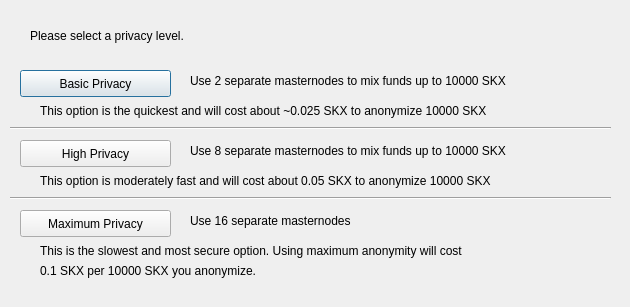
<?xml version="1.0" encoding="UTF-8"?>
<ui version="4.0">
 <class>ObfuscationConfig</class>
 <widget class="QDialog" name="ObfuscationConfig">
  <property name="geometry">
   <rect>
    <x>0</x>
    <y>0</y>
    <width>630</width>
    <height>307</height>
   </rect>
  </property>
  <property name="windowTitle">
   <string>Configure Obfuscation</string>
  </property>
  <widget class="QPushButton" name="buttonBasic">
   <property name="geometry">
    <rect>
     <x>20</x>
     <y>70</y>
     <width>151</width>
     <height>27</height>
    </rect>
   </property>
   <property name="text">
    <string>Basic Privacy</string>
   </property>
  </widget>
  <widget class="QPushButton" name="buttonHigh">
   <property name="geometry">
    <rect>
     <x>20</x>
     <y>140</y>
     <width>151</width>
     <height>27</height>
    </rect>
   </property>
   <property name="text">
    <string>High Privacy</string>
   </property>
  </widget>
  <widget class="QPushButton" name="buttonMax">
   <property name="geometry">
    <rect>
     <x>20</x>
     <y>210</y>
     <width>151</width>
     <height>27</height>
    </rect>
   </property>
   <property name="text">
    <string>Maximum Privacy</string>
   </property>
  </widget>
  <widget class="QLabel" name="label">
   <property name="geometry">
    <rect>
     <x>30</x>
     <y>20</y>
     <width>571</width>
     <height>31</height>
    </rect>
   </property>
   <property name="text">
    <string>Please select a privacy level.</string>
   </property>
  </widget>
  <widget class="QLabel" name="label_2">
   <property name="geometry">
    <rect>
     <x>190</x>
     <y>70</y>
     <width>421</width>
     <height>21</height>
    </rect>
   </property>
   <property name="text">
    <string>Use 2 separate masternodes to mix funds up to 10000 SKX</string>
   </property>
  </widget>
  <widget class="QLabel" name="label_3">
   <property name="geometry">
    <rect>
     <x>190</x>
     <y>140</y>
     <width>411</width>
     <height>21</height>
    </rect>
   </property>
   <property name="text">
    <string>Use 8 separate masternodes to mix funds up to 10000 SKX</string>
   </property>
  </widget>
  <widget class="QLabel" name="label_4">
   <property name="geometry">
    <rect>
     <x>190</x>
     <y>210</y>
     <width>421</width>
     <height>21</height>
    </rect>
   </property>
   <property name="text">
    <string>Use 16 separate masternodes</string>
   </property>
  </widget>
  <widget class="QLabel" name="label_6">
   <property name="geometry">
    <rect>
     <x>40</x>
     <y>100</y>
     <width>561</width>
     <height>21</height>
    </rect>
   </property>
   <property name="text">
    <string>This option is the quickest and will cost about ~0.025 SKX to anonymize 10000 SKX</string>
   </property>
  </widget>
  <widget class="QLabel" name="label_7">
   <property name="geometry">
    <rect>
     <x>40</x>
     <y>170</y>
     <width>561</width>
     <height>21</height>
    </rect>
   </property>
   <property name="text">
    <string>This option is moderately fast and will cost about 0.05 SKX to anonymize 10000 SKX</string>
   </property>
  </widget>
  <widget class="QLabel" name="label_8">
   <property name="geometry">
    <rect>
     <x>40</x>
     <y>240</y>
     <width>561</width>
     <height>21</height>
    </rect>
   </property>
   <property name="text">
    <string>This is the slowest and most secure option. Using maximum anonymity will cost</string>
   </property>
  </widget>
  <widget class="QLabel" name="label_9">
   <property name="geometry">
    <rect>
     <x>40</x>
     <y>260</y>
     <width>561</width>
     <height>21</height>
    </rect>
   </property>
   <property name="text">
    <string>0.1 SKX per 10000 SKX you anonymize.</string>
   </property>
  </widget>
  <widget class="Line" name="line">
   <property name="geometry">
    <rect>
     <x>10</x>
     <y>120</y>
     <width>601</width>
     <height>16</height>
    </rect>
   </property>
   <property name="orientation">
    <enum>Qt::Horizontal</enum>
   </property>
  </widget>
  <widget class="Line" name="line_2">
   <property name="geometry">
    <rect>
     <x>10</x>
     <y>190</y>
     <width>601</width>
     <height>16</height>
    </rect>
   </property>
   <property name="orientation">
    <enum>Qt::Horizontal</enum>
   </property>
  </widget>
 </widget>
 <resources/>
 <connections/>
</ui>
